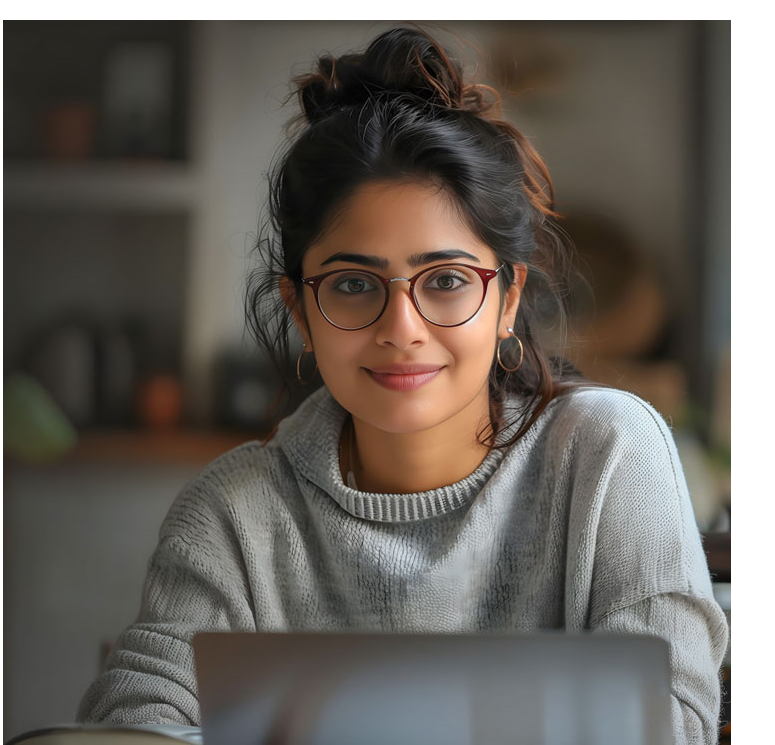
#> input picture Hero.png, 775 x 745 px
$ jupyter execute exxp7.ipynb
#> lines starting #> are read from the running program, lines starting #| are printed output that depends on the picture; after the words box and inside, x2 and y2 are one past the last pixel; in counts of white or black regions, pixels touching at a corner belong together
## Exp-7-Record-HOUGH TRANSFORM
*Name : Mukesh R*

*Reg.No : 212224240098*

[cell 1]
import cv2
import numpy as np
import matplotlib.pyplot as plt

[cell 2]
image = cv2.imread('Hero.png')
#> image is the input picture: shape (745, 775, 3); mean B, G, R 92.5, 99.1, 105

[cell 3]
gray_image = cv2.cvtColor(image, cv2.COLOR_BGR2GRAY)
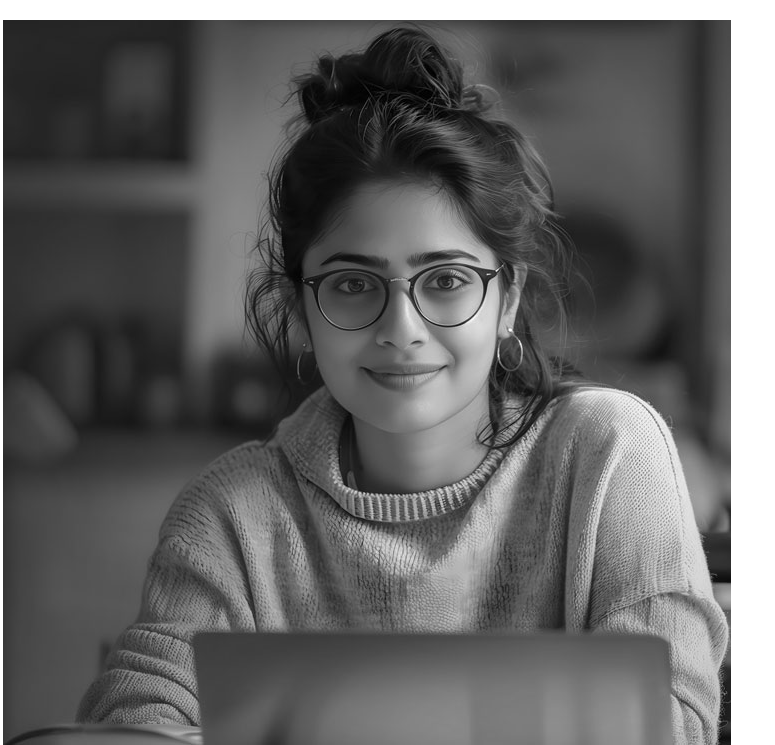
#> gray_image: shape (745, 775); min 0, max 255, mean 100.1

[cell 4]
canny = cv2.Canny(gray_image, 50, 150)
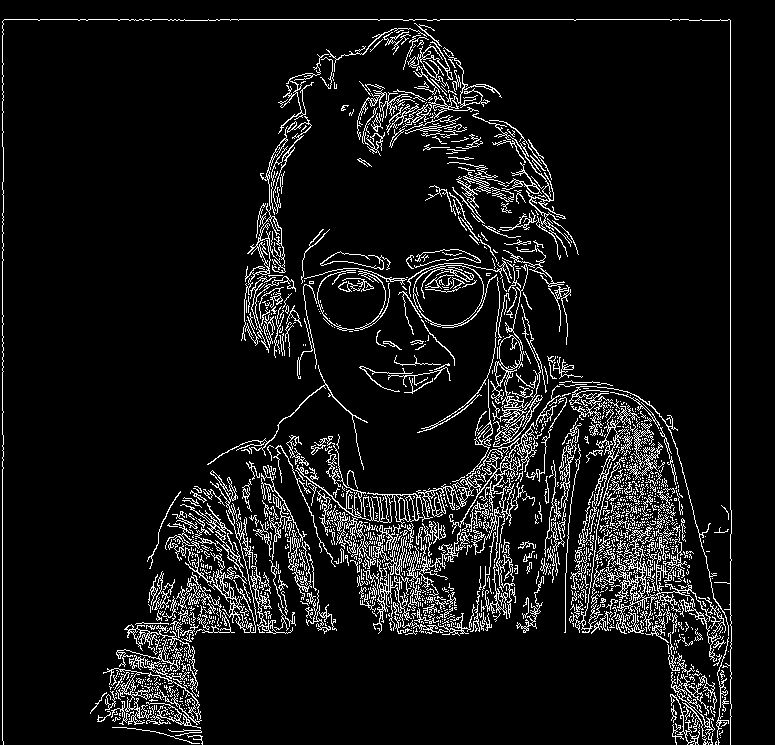
#> canny: shape (745, 775); 8.4% white in thin lines or dots

[cell 5]
lines=cv2.HoughLinesP(canny,1,np.pi/180,threshold=80,minLineLength=50,maxLineGap=250)
#> lines = 204 rows, first 6: [2, 740, 2, 21], [4, 19, 729, 19], [730, 744, 730, 20], [399, 31, 698, 737], [400, 28, 704, 744], [97, 703, 568, 232]

[cell 6]
plt.imshow(cv2.cvtColor(image, cv2.COLOR_BGR2RGB))  # Convert image to RGB for displaying
plt.title("Input Image")
plt.axis('off')

[cell 7]
plt.imshow(gray_image, cmap='gray')
plt.title("Grayscale Image")
plt.axis('off')

[cell 8]
edges = cv2.Canny(gray_image, 50, 150)  # Canny edge detection with threshold values 50 and 150

[cell 9]
plt.imshow(edges, cmap='gray')
plt.title("Canny Edge Detector")
plt.axis('off')

[cell 10]
lines = cv2.HoughLinesP(edges, 1, np.pi / 180, 100, minLineLength=50, maxLineGap=10)
#> lines = 488 rows, first 6: [4, 19, 184, 19], [2, 146, 2, 21], [730, 509, 730, 20], [2, 740, 2, 213], [429, 102, 455, 162], [596, 488, 700, 721]

[cell 11]
for line in lines:
    x1, y1, x2, y2 = line[0]  # Unpacking the line coordinates
    cv2.line(image, (x1, y1), (x2, y2), (0, 255, 0), 2)
#> this loop made 488 passes
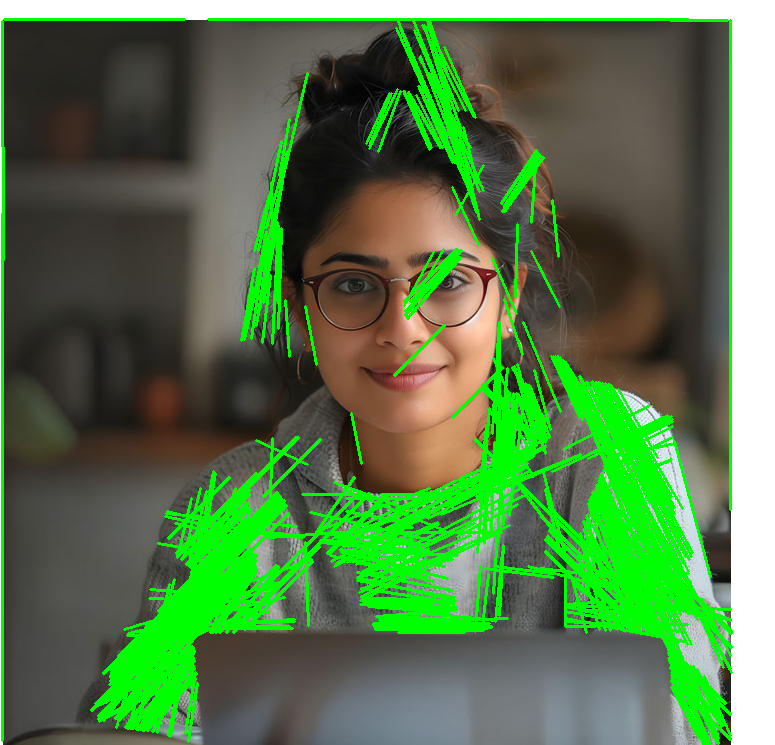
#> image: shape (745, 775, 3); 16.06% of pixels changed, all inside (x1, y1, x2, y2) = (1, 18, 733, 745)

[cell 12]
plt.imshow(cv2.cvtColor(image, cv2.COLOR_BGR2RGB))  # Image with lines drawn
plt.title("Result of Hough Transform")
plt.axis('off')
